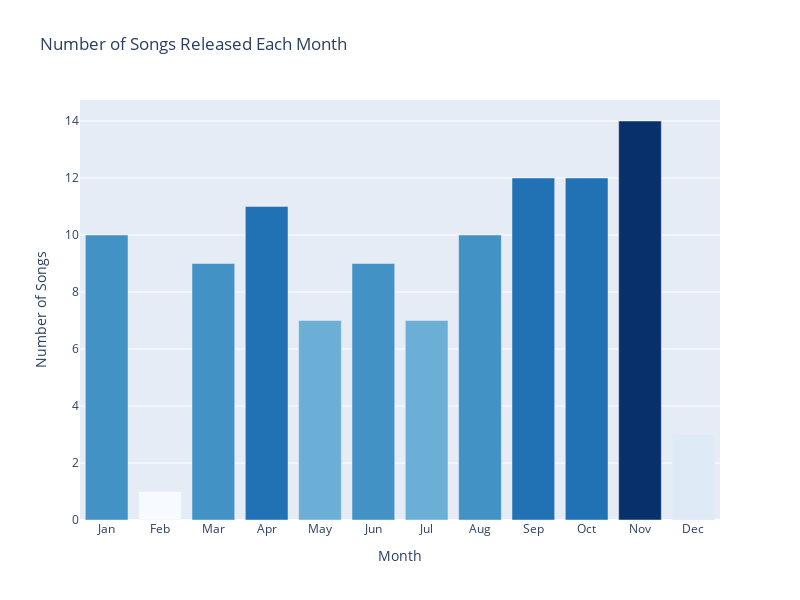

The code cell stored with this chart in its notebook:
### Code cell
import plotly.graph_objects as go
from collections import Counter
import plotly.colors as pc

# Extract month from the date column
Number_one['Month'] = Number_one['Release Date'].str.split('-').str[1]

# Define the order of months
month_order = ['Jan', 'Feb', 'Mar', 'Apr', 'May', 'Jun', 'Jul', 'Aug', 'Sep', 'Oct', 'Nov', 'Dec']

# Count the frequency of each month
month_counts = Counter(Number_one['Month'])

# Sort the months in chronological order
months_sorted = sorted(month_counts.keys(), key=lambda x: month_order.index(x))

# Get the corresponding counts for each month
counts_sorted = [month_counts[month] for month in months_sorted]

# Create a custom color scale
max_songs = max(counts_sorted)
color_scale = [pc.sequential.Blues[int(song / max_songs * (len(pc.sequential.Blues) - 1))] for song in counts_sorted]

# Create a bar chart with custom colors
fig = go.Figure(go.Bar(
    x=months_sorted,
    y=counts_sorted,
    marker=dict(color=color_scale),
))

fig.update_layout(
    title='Number of Songs Released Each Month',
    xaxis=dict(title='Month'),
    yaxis=dict(title='Number of Songs'),
    height=600,  # Adjust height
    width=800,   # Adjust width
)

fig.show()

### Figure 1 — Plotly figure (JSON) as saved in the notebook; plotly's stock layout.template omitted (floating-point values rounded to 4 significant figures)
{"data": [{"marker": {"color": ["rgb(66,146,198)", "rgb(247,251,255)", "rgb(66,146,198)", "rgb(33,113,181)", "rgb(107,174,214)", "rgb(66,146,198)", "rgb(107,174,214)", "rgb(66,146,198)", "rgb(33,113,181)", "rgb(33,113,181)", "rgb(8,48,107)", "rgb(222,235,247)"]}, "type": "bar", "x": ["Jan", "Feb", "Mar", "Apr", "May", "Jun", "Jul", "Aug", "Sep", "Oct", "Nov", "Dec"], "y": [10, 1, 9, 11, 7, 9, 7, 10, 12, 12, 14, 3]}], "layout": {"height": 600, "title": {"text": "Number of Songs Released Each Month"}, "width": 800, "xaxis": {"title": {"text": "Month"}}, "yaxis": {"title": {"text": "Number of Songs"}}}}
